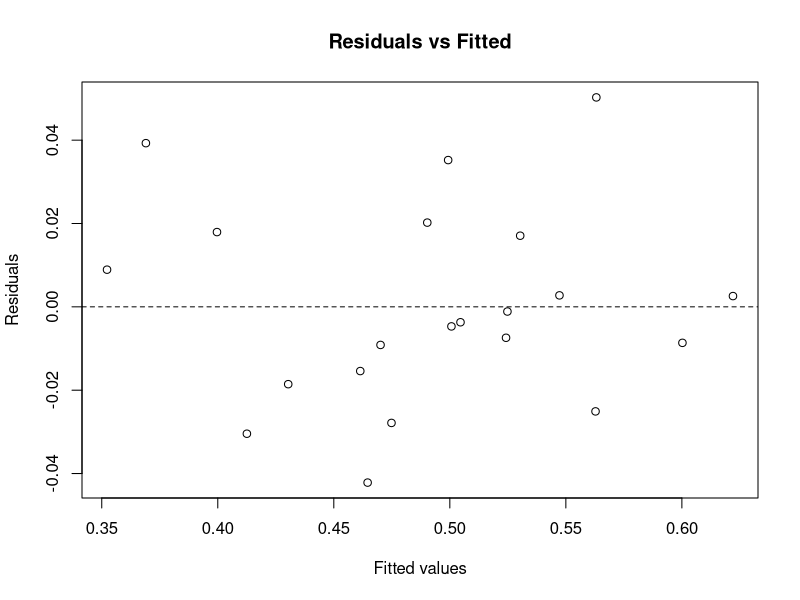

The R script that drew this image:
# STAT3008A Homework 3 - Problem 2

votes <- read.table("Presidential_Election_Data.txt", header = TRUE)
votes$GI <- votes$G * votes$I

full <- lm(V ~ I + D + W + GI + P + N, data = votes)
b <- coef(full)
tab <- coef(summary(full))

# (a) Substitute D = -1, 0, 1

cat("\n(a) Regression equations:\n")

for (d in c(-1, 0, 1)) {
  cat(sprintf(
    "D = %2d: Vhat = %.4f %+.4f I %+.4f W %+.4f GI %+.4f P %+.4f N\n",
    d, b["(Intercept)"] + d * b["D"],
    b["I"], b["W"], b["GI"], b["P"], b["N"]
  ))
}

cat(sprintf(
  "Interpretation: A one-unit increase in D increases the predicted vote share by %.3f percentage points, holding the other predictors fixed.\n",
  100 * b["D"]
))

# (b) Test I in the original model

cat(sprintf(
  "\n(b) I: t = %.3f, p = %.4f; %s at 5%%.\n",
  tab["I", "t value"], tab["I", "Pr(>|t|)"],
  if (tab["I", "Pr(>|t|)"] < 0.05) "significant" else "not significant"
))

# (c) Test GI in the original model

cat(sprintf(
  "\n(c) GI: t = %.3f, p = %.6f; %s at 5%%.\n",
  tab["GI", "t value"], tab["GI", "Pr(>|t|)"],
  if (tab["GI", "Pr(>|t|)"] < 0.05) "significant" else "not significant"
))

# (d) Model selection

# Check pairwise interactions individually.
# I:G is already GI; I:W equals W in this dataset.

interaction_terms <- c("I:D", "I:P", "I:N",
                       "D:W", "D:G", "D:P", "D:N",
                       "W:G", "W:P", "W:N",
                       "G:P", "G:N", "P:N")

cat("\n(d) Additional pairwise interactions:\n")

for (term in interaction_terms) {
  m <- lm(as.formula(paste(
    "V ~ I + D + W + G + P + N + GI +", term
  )), data = votes)

  cat(sprintf(
    "%s: p = %.4f, adjusted R2 = %.3f\n",
    term, coef(summary(m))[term, "Pr(>|t|)"],
    summary(m)$adj.r.squared
  ))
}

# I:N and D:N are significant individually.
# Fit a model with both interactions.

m0 <- lm(V ~ I + D + W + G + P + N +
           GI + I:N + D:N, data = votes)

cat("\nBoth I:N and D:N: p-values\n")
print(round(coef(summary(m0))[, 4], 4))

# Remove D:N

m1 <- lm(V ~ I + D + W + G + P + N +
           GI + I:N, data = votes)

cat("\nRemove D:N: p-values\n")
print(round(coef(summary(m1))[, 4], 4))

# Remove W

m2 <- lm(V ~ I + D + G + P + N +
           GI + I:N, data = votes)

cat("\nRemove W: p-values\n")
print(round(coef(summary(m2))[, 4], 4))

# Remove P

m3 <- lm(V ~ I + D + G + N +
           GI + I:N, data = votes)

cat("\nRemove P: p-values\n")
print(round(coef(summary(m3))[, 4], 4))

# Remove G to reproduce the selected empirical model.
# This relaxes strong hierarchy: GI remains even though the G main effect is removed.
# Keep m3 as a hierarchy-preserving alternative.

final <- lm(V ~ I + D + N + GI + I:N,
            data = votes)

cat("\nFinal model:\n")
print(summary(final))

f <- coef(final)

cat(sprintf(
  "Conclusion (d): Vhat = %.4f %+.4f I %+.4f D %+.4f N %+.4f GI %+.4f (I*N)\n",
  f["(Intercept)"], f["I"], f["D"],
  f["N"], f["GI"], f["I:N"]
))

cat(sprintf(
  "Adjusted R2 = %.3f; residual SE = %.4f.\n",
  summary(final)$adj.r.squared,
  summary(final)$sigma
))

# Compare fixed candidate models. This is exploratory: selection used these data.
# PRESS/LOOCV here does not re-run the interaction search in each training fold.
candidates <- list(Original = full, Hierarchical = m3, Selected = final)
comparison <- do.call(rbind, lapply(candidates, function(model) {
  c(Adjusted_R2 = summary(model)$adj.r.squared,
    Residual_SE = summary(model)$sigma,
    LOOCV_RMSE = sqrt(mean((resid(model) / (1 - hatvalues(model)))^2)))
}))
cat("\nExploratory comparison of fixed candidate models:\n")
print(round(comparison, 4))
cat("Model selection is exploratory (21 elections, multiple interaction tests).\n")
cat("Validate on later elections before claiming superior future prediction.\n")

# Residual plot

plot(fitted(final), resid(final),
     xlab = "Fitted values",
     ylab = "Residuals",
     main = "Residuals vs Fitted")

abline(h = 0, lty = 2)
